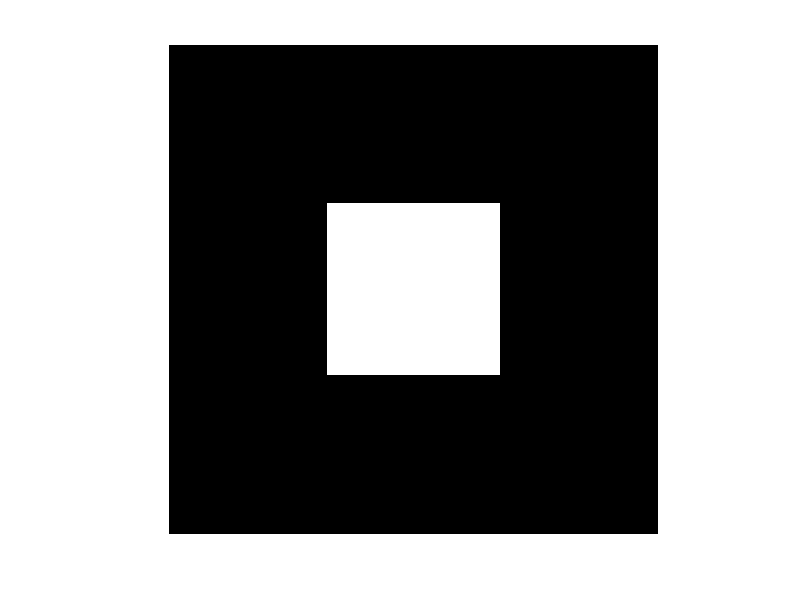

Write the MATLAB code that produced this figure.
A = zeros(400, 400);
Cx = 200;
Cy = 200;
myrad = 70;
for i=1 :1:400
    for j=1:1:400
        if max(abs(i-Cx),abs(j-Cy)) <=myrad
            A(i,j) = 255;
        else
            continue
        end
    end
end

figure;imshow(A)